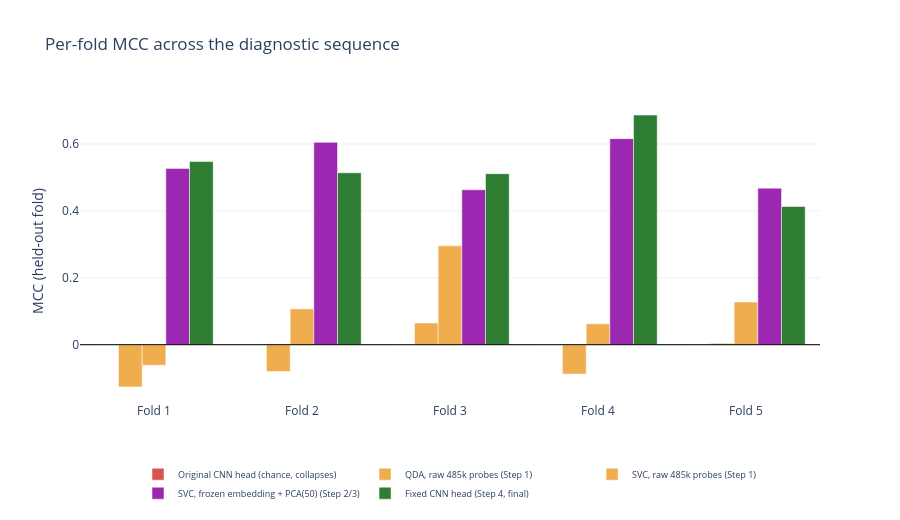

Source (notebook cell):
### Markdown cell above
## 2. Per-fold MCC across the diagnostic sequence

Shows why the original CNN head failed and how each diagnostic step ruled hypotheses in or out. "Original CNN head" comes from the notebook's own reported per-fold results; the rest are from this investigation's diagnostic scripts, all using the identical `StratifiedKFold(n_splits=5, random_state=42)` protocol.

### Code cell
fold_labels = ['Fold 1', 'Fold 2', 'Fold 3', 'Fold 4', 'Fold 5']

series = {
    'Original CNN head (chance, collapses)': ([0.0, 0.0, 0.0, 0.0, 0.0], COLOR_BAD),
    'QDA, raw 485k probes (Step 1)': ([-0.1262, -0.0803, 0.0648, -0.0879, 0.0042], COLOR_MID),
    'SVC, raw 485k probes (Step 1)': ([-0.0615, 0.1071, 0.2957, 0.0624, 0.1276], COLOR_MID),
    'SVC, frozen embedding + PCA(50) (Step 2/3)': ([0.5271, 0.6050, 0.4633, 0.6161, 0.4680], COLOR_REF),
    'Fixed CNN head (Step 4, final)': ([0.5477, 0.5140, 0.5113, 0.6865, 0.4132], COLOR_GOOD),
}

fig = go.Figure()
for label, (vals, color) in series.items():
    fig.add_bar(name=label, x=fold_labels, y=vals, marker_color=color)

fig.add_hline(y=0, line_color='black', line_width=1)
fig.update_layout(
    title='Per-fold MCC across the diagnostic sequence',
    barmode='group', yaxis_title='MCC (held-out fold)',
    template='plotly_white', width=900, height=520,
    legend=dict(orientation='h', yanchor='bottom', y=-0.35, xanchor='center', x=0.5, font=dict(size=9)),
)
fig.show()

### Figure 1 — Plotly figure (JSON) as saved in the notebook; plotly's stock layout.template omitted (floating-point values rounded to 4 significant figures)
{"data": [{"marker": {"color": "#d9534f"}, "name": "Original CNN head (chance, collapses)", "type": "bar", "x": ["Fold 1", "Fold 2", "Fold 3", "Fold 4", "Fold 5"], "y": [0.0, 0.0, 0.0, 0.0, 0.0]}, {"marker": {"color": "#f0ad4e"}, "name": "QDA, raw 485k probes (Step 1)", "type": "bar", "x": ["Fold 1", "Fold 2", "Fold 3", "Fold 4", "Fold 5"], "y": [-0.1262, -0.0803, 0.0648, -0.0879, 0.0042]}, {"marker": {"color": "#f0ad4e"}, "name": "SVC, raw 485k probes (Step 1)", "type": "bar", "x": ["Fold 1", "Fold 2", "Fold 3", "Fold 4", "Fold 5"], "y": [-0.0615, 0.1071, 0.2957, 0.0624, 0.1276]}, {"marker": {"color": "#9c27b0"}, "name": "SVC, frozen embedding + PCA(50) (Step 2/3)", "type": "bar", "x": ["Fold 1", "Fold 2", "Fold 3", "Fold 4", "Fold 5"], "y": [0.5271, 0.605, 0.4633, 0.6161, 0.468]}, {"marker": {"color": "#2e7d32"}, "name": "Fixed CNN head (Step 4, final)", "type": "bar", "x": ["Fold 1", "Fold 2", "Fold 3", "Fold 4", "Fold 5"], "y": [0.5477, 0.514, 0.5113, 0.6865, 0.4132]}], "layout": {"barmode": "group", "height": 520, "legend": {"font": {"size": 9}, "orientation": "h", "x": 0.5, "xanchor": "center", "y": -0.35, "yanchor": "bottom"}, "shapes": [{"line": {"color": "black", "width": 1}, "type": "line", "x0": 0, "x1": 1, "xref": "x domain", "y0": 0, "y1": 0, "yref": "y"}], "title": {"text": "Per-fold MCC across the diagnostic sequence"}, "width": 900, "yaxis": {"title": {"text": "MCC (held-out fold)"}}}}
